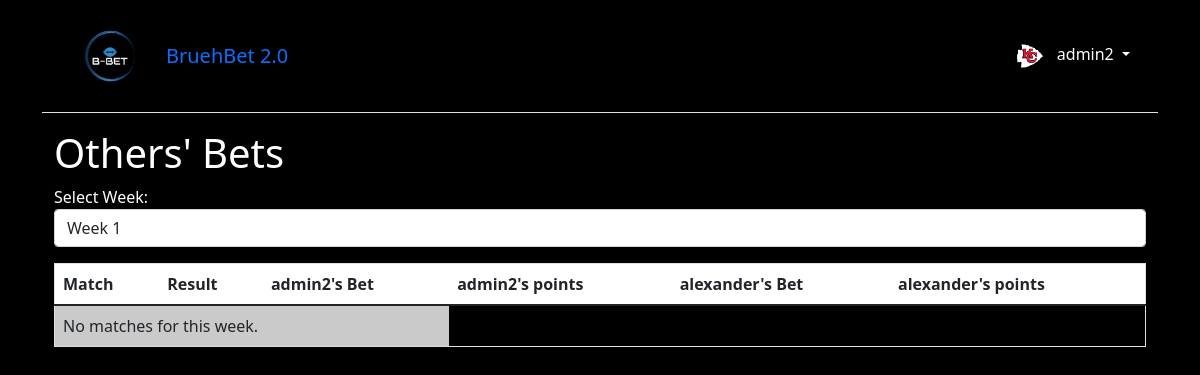
Screenshot of /users/fellow_bets/1362/ (signed in) with the database file from the repository.
### users/models.py (models this page shows, shortened)
class CustomUser(AbstractUser):
    favorite_team = models.ForeignKey(Team, on_delete=models.SET_NULL, null=True, blank=True)
    models.SlugField(null=True, blank=True, unique=True)
    bio = models.TextField(blank=True, null=True)
    profile_picture = models.ImageField(upload_to='profiles_pictures/', blank=True, null=True)

class Team(models.Model):
    name = models.CharField(max_length=50, blank=True, primary_key=True)
    logo = models.ImageField(upload_to='team_logos/', null=True, blank=True)
    short_name = models.TextField(blank=True, null=True)

### users/views.py (the view)
# urls.py: path('fellow_bets/<int:week_number>/', FellowBetsView.as_view(), name='fellow_bets'),
class FellowBetsView(ListView):
    model = Bet
    template_name = 'fellow_bets.html'
    context_object_name = 'bets'
    def get_queryset(self):
        week_number = self.kwargs.get('week_number')
        return Bet.objects.filter(match__week_number=week_number)
    def get_context_data(self, **kwargs):
        context = super().get_context_data(**kwargs)
        context['weeks'] = range(1, 19)
        context['matches'] = Match.objects.filter(week_number=self.kwargs.get('week_number'))
        context['users'] = CustomUser.objects.all()
        context['week_number'] = self.kwargs.get('week_number')
        context['current_time']: timezone.now()
        return context

### templates/fellow_bets.html (shortened to what this page needs)
{% extends 'base.html' %}
{% block content %}
<div class="container">
    <div class="row">
        <div class="col-12">
            <h1>Others' Bets</h1>
            <label for="week_number">Select Week:</label>
            <select id="week_number" onchange="location = this.value;" class="form-control mb-3">
                {% for week in weeks %}
                <option value="{% url 'fellow_bets' week %}" {% if week == week_number %}selected{% endif %}>Week {{ week }}</option>
                {% endfor %}
            </select>
            <div class="d-none d-md-block table-responsive">
                <table class="table">
                    <thead>
                        <tr style="background-color: white;">
                            <th>Match</th>
                            <th>Result</th>
                            {% for user in users %}
                            <th>{{ user.username }}'s Bet</th>
                            <th>{{ user.username }}'s points</th>
                            {% endfor %}
                        </tr>
                    </thead>
                    <tbody>
                        {% for match in matches %}
                        <tr>
                            <td>{{ match.away_team }} at {{ match.home_team }}</td>
                            <td>{{ match.away_team_result }} : {{ match.home_team_result }}</td>
                            {% for user in users %}
                            <td>
                                {% for bet in bets %}
                                    {% if bet.user == user and bet.match == match %}
                                        {% if match.has_started %}
                                            {{ bet.predicted_away_score }} : {{ bet.predicted_home_score }}
                                        {% else %}
                                            Game not started
                                        {% endif %}
                                    {% endif %}
                                {% endfor %}
                            </td>
                            <td>
                                {% for bet in bets %}
                                    {% if bet.user == user and bet.match == match %}
                                        {% if match.has_started %}
                                            {{ bet.points }}
                                        {% endif %}
                                    {% endif %}
                                {% endfor %}
                            </td>
                            {% endfor %}
                        </tr>
                        {% empty %}
                        <tr>
                            <td colspan="{{ users|length|add:1 }}">No matches for this week.</td>
                        </tr>
                        {% endfor %}
                    </tbody>
                </table>
            </div>
        </div>
    </div>
</div>
{% endblock %}

### templates/base.html (shortened to what this page needs)
{% load static %}
<!DOCTYPE html>
<html>
<head>
  <link rel="stylesheet" type="text/css" href="{% static 'css/styles.css' %}">
  <link href="https://cdn.jsdelivr.net/npm/bootstrap@5.1.3/dist/css/bootstrap.min.css" rel="stylesheet"
>
    <link rel="stylesheet" href="https://cdnjs.cloudflare.com/ajax/libs/OwlCarousel2/2.3.4/assets/owl.carousel.min.css">
<link rel="stylesheet" href="https://cdnjs.cloudflare.com/ajax/libs/OwlCarousel2/2.3.4/assets/owl.theme.default.min.css">
</head>
<body>
  <div class="container">
    <header class="p-3 mb-3 border-bottom">
      <div class="container">
        <div class="d-flex flex-wrap align-items-center justify-content-center
          justify-content-lg-start">
          <img src="{% static 'logo/png/logo-color.png' %}" alt="BruehBet Logo" class="me-3 logo">
          <a class="navbar-brand" href="{% url 'home' %}">BruehBet 2.0</a>
            {% if user.is_authenticated %}
          <div class="dropdown text-end">
            <a href="#" class="d-block link-dark text-decoration-none dropdown-toggle" id="dropdownUser1"
              data-bs-toggle="dropdown" aria-expanded="false">
              {% if user.profile_picture %}
                <img src="{{ user.profile_picture.url }}" width="30" height="30" class="rounded-circle me-2">
              {% else %}
                <img src="{{ user.favorite_team.logo.url }}" width="30" height="30" class="rounded-circle me-2">
              {% endif %}
              {{ user.username }}
            </a>
          </div>
          {% else %}
          <div class="text-end">
            <a href="{% url 'login' %}" class="btn btn-outline-primary me-2">Log
              In</a>
            <a href="{% url 'signup' %}" class="btn btn-primary">Sign Up</a>
          </div>
          {% endif %}
        </div>
      </div>
    </header>
    <main>
      {% block content %}
      {% endblock content %}
    </main>
  </div>
</body>
</html>

### static/css/styles.css (style rules this page uses)
html { scroll-behavior: smooth; }
a { color: rgb(137,147,158) }
body { background-image: url("../../media/background.jpg"); background-repeat: no-repeat; background-size: cover; background-attachment: fixed; height: 100vh; }
table { width: 80%; border: 1px solid #ddd; }
h1, label, p, li { color: white; }
th { background-color: #f2f2f2; text-align: left; padding: 8px; border: 1px solid #ddd; background-color: white; }
thead { background-color: #f2f2f2; }
td { padding: 8px; border-bottom: 1px solid #ddd; }
tr:nth-child(odd) td { padding: 8px; background-color: #cacaca; border-bottom: 1px solid #ddd; }
#dropdownUser1 { color: white; }
.logo { width: 50px; height: auto; }
@media (min-width: 576px) { .logo { width: 60px; } }
@media (min-width: 768px) { .logo { width: 70px; } }
@media (min-width: 992px) { .logo { width: 80px; } }

### rows the page displays
CustomUser: favorite_team.logo (picture), username "admin2"
CustomUser: username "alexander"
